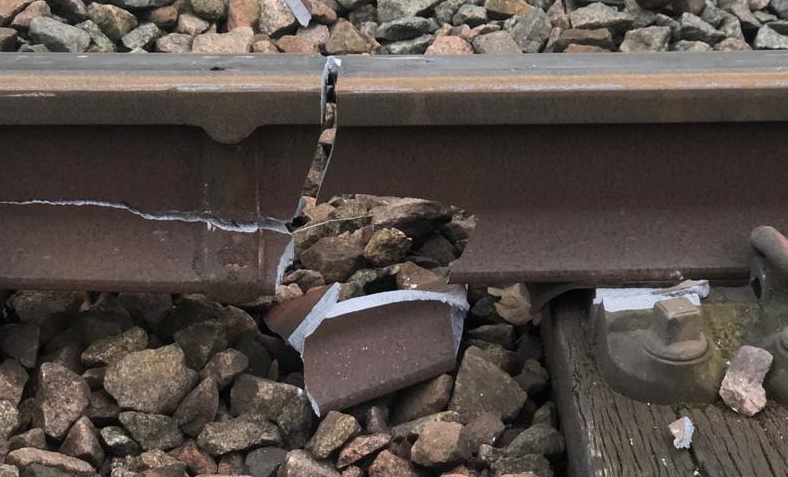
#> input picture rail1.jpeg, 788 x 477 px
$ python rail_crack.py
#> lines starting #> are read from the running program, lines starting #| are printed output that depends on the picture; after the words box and inside, x2 and y2 are one past the last pixel; in counts of white or black regions, pixels touching at a corner belong together
import cv2
import numpy as np

kernel1 = np.array([[-1, -1, -1],
                   [-1,  9, -1],
                   [-1, -1, -1]])

img = cv2.imread("rail1.jpeg")
#> img is the input picture: shape (477, 788, 3); mean B, G, R 71.9, 77.1, 86.2

img = cv2.pyrMeanShiftFiltering(img, 20, 20)
img = cv2.filter2D(img, -1, kernel1)
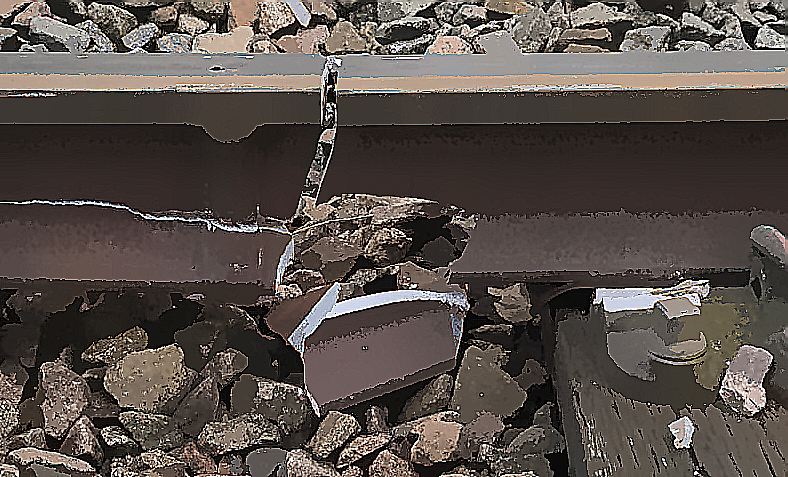
#> img: shape (477, 788, 3); mean B, G, R 74.1, 79.3, 87.9

gray = cv2.cvtColor(img, cv2.COLOR_BGR2GRAY)
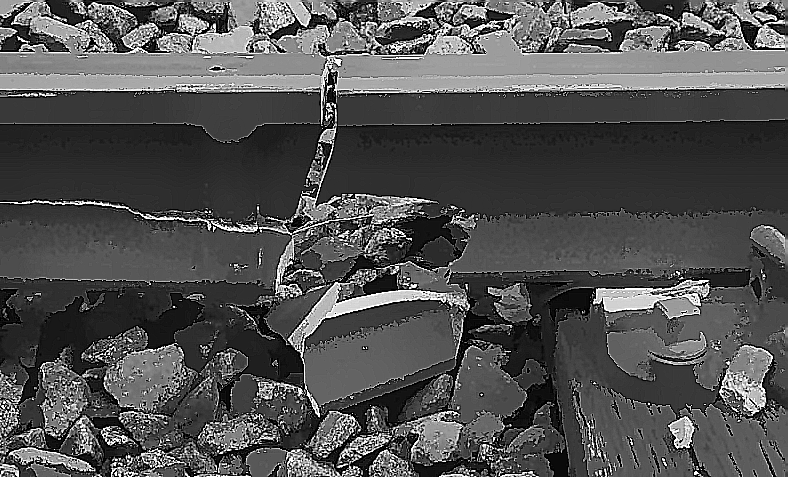
#> gray: shape (477, 788); min 0, max 255, mean 81.3

edges = cv2.Canny(gray, 100, 200)
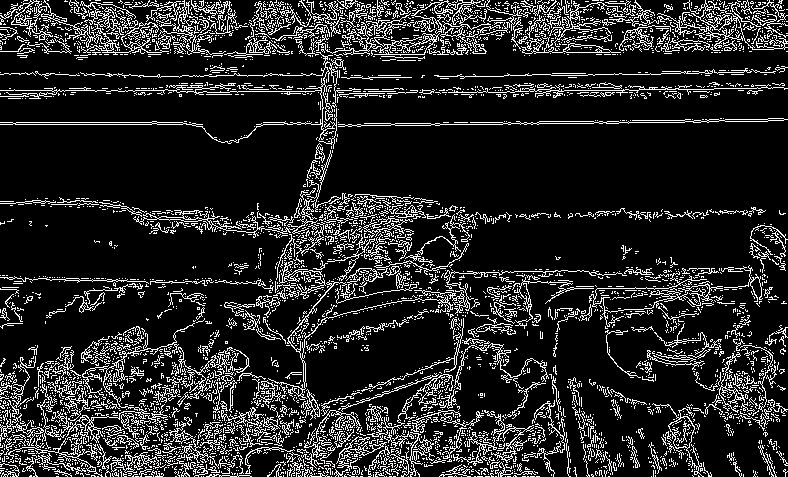
#> edges: shape (477, 788); 15% white in thin lines or dots
lines = cv2.HoughLines(edges, 1, np.pi/180, 250)
#> lines = 45 rows, first 8: [122, 1.57], [124, 1.57], [90, 1.57], [52, 1.57], [34, 1.55], [23, 1.57], [13, 1.59], [27, 1.57]

blank = np.zeros_like(img)
blank[edges != 0] = (255, 255, 255)

if lines is not None:
    for line in lines:
        rho, theta = line[0]
        costheta = np.cos(theta)
        sintheta = np.sin(theta)
        x0 = costheta * rho
        y0 = sintheta * rho
        x1 = int(x0 - rho * (-sintheta))
        y1 = int(y0 + rho * costheta)
        x2 = int(x0 + rho * (-sintheta))
        y2 = int(y0 - rho * costheta)
        if rho > 100:
            cv2.line(img, (x1, y1), (x2, y2), (0, 0, 255), 1)
#> this loop made 45 passes
#> (rho, theta, costheta, sintheta, x0, y0, x1, y1) on passes 1 to 12: (122, 1.57, -4.37e-08, 1, -5.33e-06, 122, 121, 121), (124, 1.57, -4.37e-08, 1, -5.42e-06, 124, 123, 123), (90, 1.57, -4.37e-08, 1, -3.93e-06, 90, 89, 89), (52, 1.57, -4.37e-08, 1, -2.27e-06, 52, 51, 51), (34, 1.55, 0.0175, 1, 0.593, 33.99, 34, 34), (23, 1.57, -4.37e-08, 1, -1.01e-06, 23, 22, 22), (13, 1.59, -0.0175, 1, -0.227, 13, 12, 12), (27, 1.57, -4.37e-08, 1, -1.18e-06, 27, 26, 26), (20, 1.57, -4.37e-08, 1, -8.74e-07, 20, 20, 20), (9, 1.59, -0.0175, 1, -0.157, 9, 8, 8), (19, 1.61, -0.0349, 0.999, -0.663, 18.99, 18, 18), (0, 1.59, -0.0175, 1, 0, 0, 0, 0)
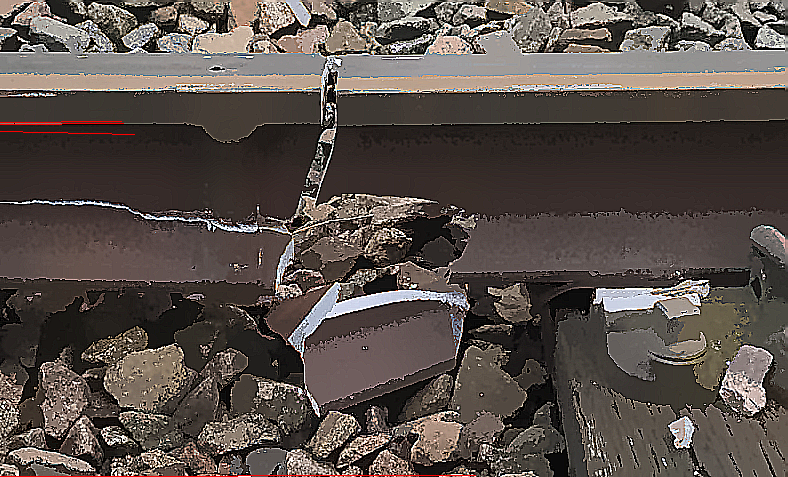
#> img: shape (477, 788, 3); 0.23% of pixels changed, all inside (x1, y1, x2, y2) = (0, 121, 476, 477)


cv2.imshow("bra",blank)
cv2.waitKey(0)
cv2.imshow("bra2",img)
cv2.waitKey(0)

$ run again, with rail2.jpeg copied over rail1.jpeg
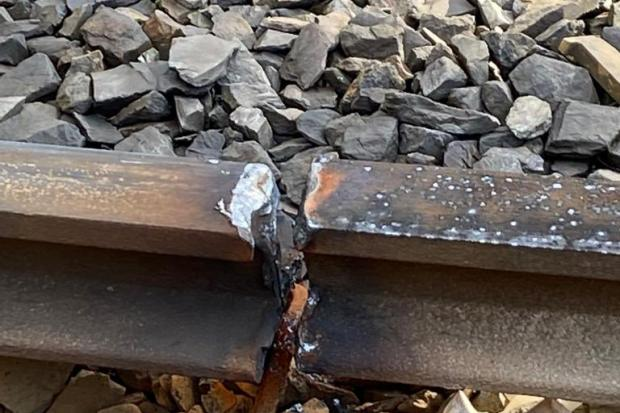
#> input picture rail2.jpeg, 620 x 413 px
#> img is the input picture: shape (413, 620, 3); mean B, G, R 86.6, 91.7, 99.1
#> `gray = cv2.cvtColor(img, cv2.COLOR_BGR2GRAY)`:
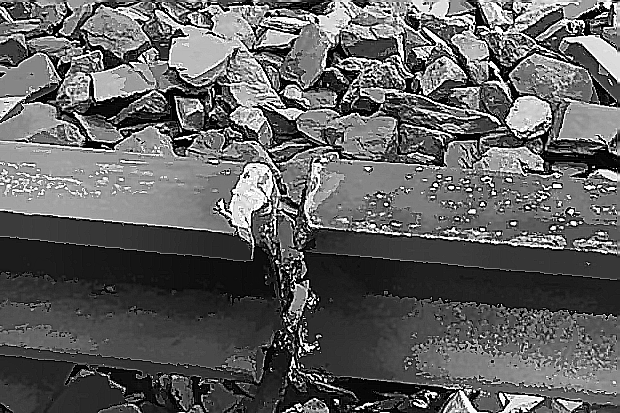
#> gray: shape (413, 620); min 0, max 255, mean 95.6
#> `edges = cv2.Canny(gray, 100, 200)`:
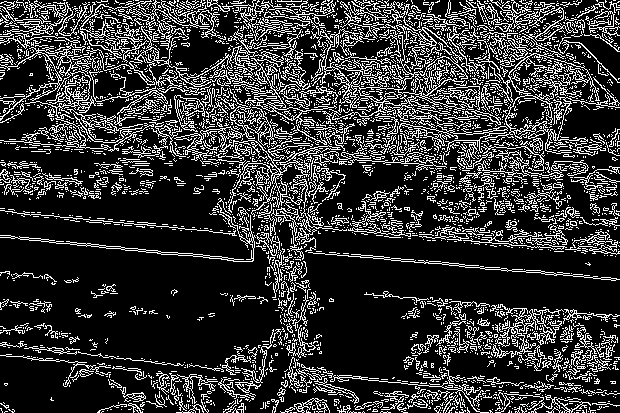
#> edges: shape (413, 620); 20.9% white in thin lines or dots
#> lines = None

$ run again, with rail3.jpeg copied over rail1.jpeg
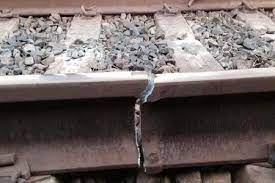
#> input picture rail3.jpeg, 275 x 183 px
#> img is the input picture: shape (183, 275, 3); mean B, G, R 100.5, 101.5, 112.5
#> `gray = cv2.cvtColor(img, cv2.COLOR_BGR2GRAY)`:
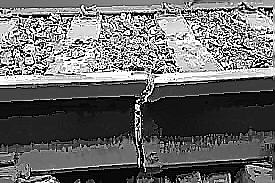
#> gray: shape (183, 275); min 0, max 255, mean 104.8
#> `edges = cv2.Canny(gray, 100, 200)`:
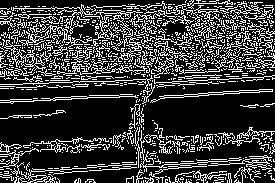
#> edges: shape (183, 275); 23.5% white in thin lines or dots
#> lines = None

$ run again, with rail4.jpeg copied over rail1.jpeg
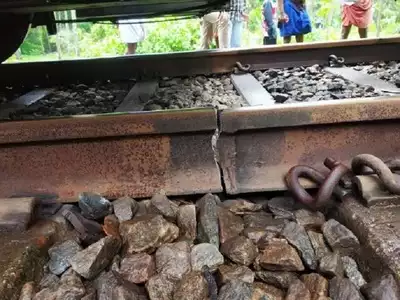
#> input picture rail4.jpeg, 400 x 300 px
#> img is the input picture: shape (300, 400, 3); mean B, G, R 85.4, 96.3, 105.3
#> `gray = cv2.cvtColor(img, cv2.COLOR_BGR2GRAY)`:
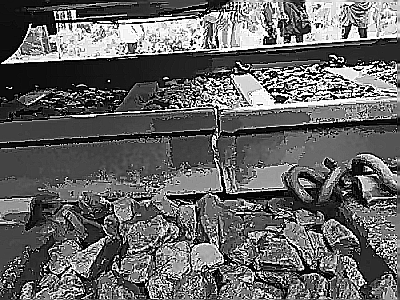
#> gray: shape (300, 400); min 0, max 255, mean 100
#> `edges = cv2.Canny(gray, 100, 200)`:
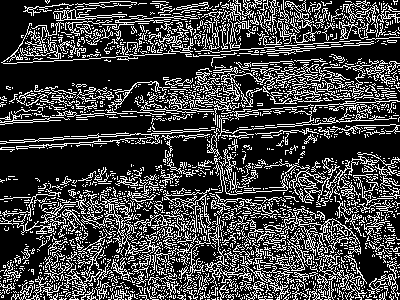
#> edges: shape (300, 400); 25.6% white in thin lines or dots
#> lines = None
